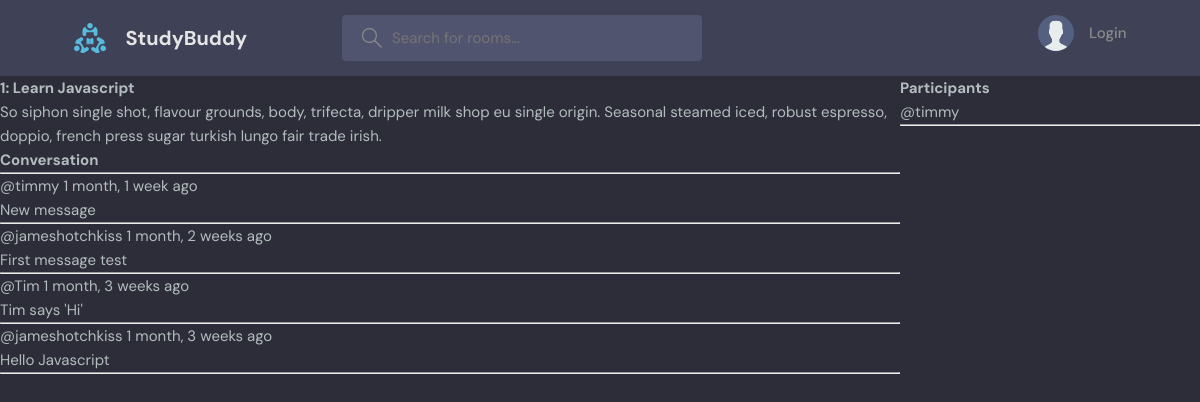
The page /room/1/ on the database its author committed.
### base/models.py (models this page shows, shortened)
class Room(models.Model):
    host = models.ForeignKey(User, on_delete=models.SET_NULL, null=True)
    topic = models.ForeignKey(Topic, on_delete=models.SET_NULL, null=True)
    name = models.CharField(max_length=200)
    description = models.TextField(null=True, blank=True)
    participants = models.ManyToManyField(User, related_name='participants', blank=True)
    updated = models.DateTimeField(auto_now=True)
    created = models.DateTimeField(auto_now_add=True)
    class Meta:
        ordering = ['-updated', '-created']

class Message(models.Model):
    user = models.ForeignKey(User, on_delete=models.CASCADE)
    room = models.ForeignKey(Room, on_delete=models.CASCADE)
    body = models.TextField()
    updated = models.DateTimeField(auto_now=True)
    created = models.DateTimeField(auto_now_add=True)
    class Meta:
        ordering = ['-updated', '-created']

### base/views.py (the view, shortened to what this page needs)
# urls.py: path('room/<str:pk>/', views.room, name="room"),
def room(request, pk):
    room = Room.objects.get(id=pk)
    room_messages = room.message_set.all().order_by('-created')
    participants = room.participants.all()
    context = {'room':room, 'room_messages': room_messages, 'participants': participants}
    return render(request, 'base/room.html', context)

### base/templates/base/room.html (shortened to what this page needs)
{% extends 'main.html' %}
{% block content %}
<div class="room-container">
    <div>
        <h1>{{room.id}}: {{room.name}}</h1>
            <p>{{room.description}}</p>
            <div class="comment-wrapper">
                <h3>Conversation</h3>
                <hr>
                {% for room_message in room_messages %}
                    <div>
                        <small>@{{room_message.user}} {{room_message.created|timesince}} ago</small>
                        <p>{{room_message.body}}</p>
                    </div>
                    <hr>
                {% endfor%}
            </div>
    </div>
    <div>
        <h3>Participants</h3>
        {% for participant in participants %}
            <p>@{{participant.username}}</p>
        {% endfor %}
        <hr>
    </div>
</div>
{% endblock content%}

### static/styles/style.css (style rules this page uses)
:root { --color-main: #71c6dd; --color-main-light: #e1f6fb; --color-dark: #3f4156; --color-dark-medium: #51546e; --color-dark-light: #696d97; --color-light: #e5e5e5; --color-gray: #8b8b8b; --color-light-gray: #b2bdbd; --color-bg: #2d2d39; --color-success: #5dd693; --color-error: #fc4b0b; }
* { font-family: "DM Sans", -apple-system, BlinkMacSystemFont, "Segoe UI", Roboto, Oxygen, Ubuntu, Cantarell, "Open Sans", "Helvetica Neue", sans-serif; margin: 0; padding: 0; box-sizing: border-box; text-rendering: optimizeLegibility; font-size: inherit; }
html { font-size: 56.25%; }
@media only screen and (min-width: 1200px) { html { font-size: 62.5%; } }
body { line-height: 1.6; font-weight: 400; font-size: 1.5rem; color: var(--color-light-gray); background-color: var(--color-bg); min-height: 100vh; }

### base/templates/base/room.html (style rules this page uses)
.room-container { display: grid; grid-template-columns: 3fr 1fr; }

### rows shown on the page
Room: id "1", name "Learn Javascript", description "So siphon single shot, flavour grounds, body, trifecta, dripper milk shop eu single origin. Seasonal steamed iced, robust espresso, doppio, french press sugar turkish lungo fair trade irish."
Message: user "timmy", created "1 month, 1 week", body "New message"
Message: user "jameshotchkiss", created "1 month, 2 weeks", body "First message test"
Message: user "Tim", created "1 month, 3 weeks", body "Tim says 'Hi'"
Message: user "jameshotchkiss", created "1 month, 3 weeks", body "Hello Javascript"

### other values the page prints
{{ participant.username }} "timmy"
